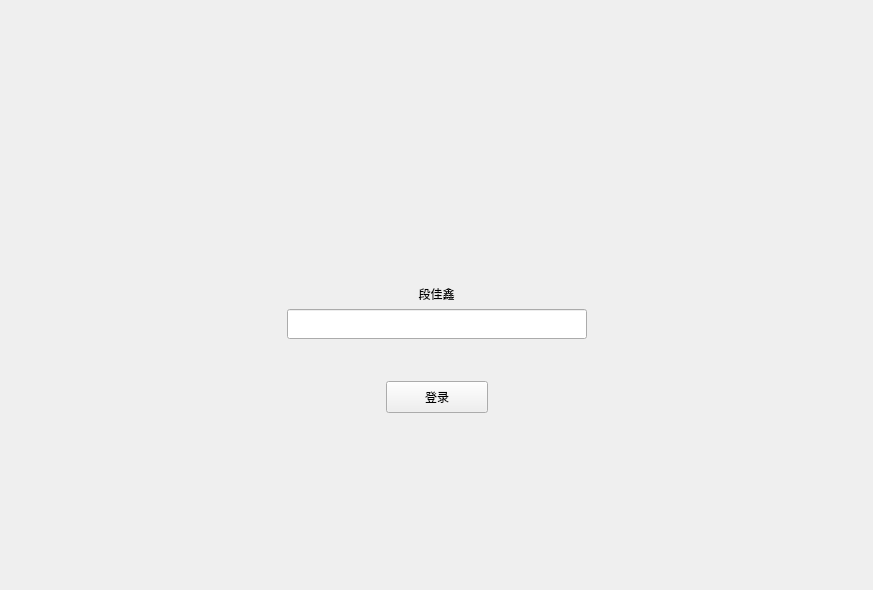
<?xml version="1.0" encoding="UTF-8"?>
<ui version="4.0">
 <class>form</class>
 <widget class="QWidget" name="form">
  <property name="geometry">
   <rect>
    <x>0</x>
    <y>0</y>
    <width>873</width>
    <height>590</height>
   </rect>
  </property>
  <property name="windowTitle">
   <string>Form</string>
  </property>
  <property name="styleSheet">
   <string notr="true">    QPushButton {
        min-width: 100px;
        min-height: 30px;
        max-width: 100px;
        max-height: 30;
    }</string>
  </property>
  <layout class="QVBoxLayout" name="verticalLayout_2">
   <item>
    <layout class="QVBoxLayout" name="verticalLayout" stretch="1,0,0,0,0,0,1">
     <item>
      <spacer name="verticalSpacer_2">
       <property name="orientation">
        <enum>Qt::Vertical</enum>
       </property>
       <property name="sizeHint" stdset="0">
        <size>
         <width>20</width>
         <height>40</height>
        </size>
       </property>
      </spacer>
     </item>
     <item>
      <layout class="QHBoxLayout" name="horizontalLayout_4">
       <item>
        <widget class="QLabel" name="label">
         <property name="sizePolicy">
          <sizepolicy hsizetype="Maximum" vsizetype="Maximum">
           <horstretch>0</horstretch>
           <verstretch>0</verstretch>
          </sizepolicy>
         </property>
         <property name="minimumSize">
          <size>
           <width>102</width>
           <height>102</height>
          </size>
         </property>
         <property name="text">
          <string/>
         </property>
         <property name="alignment">
          <set>Qt::AlignRight|Qt::AlignTrailing|Qt::AlignVCenter</set>
         </property>
        </widget>
       </item>
      </layout>
     </item>
     <item>
      <widget class="QLabel" name="label_2">
       <property name="text">
        <string>段佳鑫</string>
       </property>
       <property name="alignment">
        <set>Qt::AlignCenter</set>
       </property>
      </widget>
     </item>
     <item>
      <layout class="QHBoxLayout" name="horizontalLayout">
       <item>
        <spacer name="horizontalSpacer">
         <property name="orientation">
          <enum>Qt::Horizontal</enum>
         </property>
         <property name="sizeHint" stdset="0">
          <size>
           <width>40</width>
           <height>20</height>
          </size>
         </property>
        </spacer>
       </item>
       <item>
        <widget class="QLineEdit" name="password">
         <property name="sizePolicy">
          <sizepolicy hsizetype="Maximum" vsizetype="Maximum">
           <horstretch>0</horstretch>
           <verstretch>0</verstretch>
          </sizepolicy>
         </property>
         <property name="minimumSize">
          <size>
           <width>300</width>
           <height>30</height>
          </size>
         </property>
         <property name="baseSize">
          <size>
           <width>400</width>
           <height>30</height>
          </size>
         </property>
         <property name="text">
          <string comment="密码" extracomment="密码"/>
         </property>
         <property name="echoMode">
          <enum>QLineEdit::Password</enum>
         </property>
         <property name="alignment">
          <set>Qt::AlignCenter</set>
         </property>
         <property name="placeholderText">
          <string/>
         </property>
         <property name="cursorMoveStyle">
          <enum>Qt::LogicalMoveStyle</enum>
         </property>
         <property name="clearButtonEnabled">
          <bool>true</bool>
         </property>
        </widget>
       </item>
       <item>
        <spacer name="horizontalSpacer_2">
         <property name="orientation">
          <enum>Qt::Horizontal</enum>
         </property>
         <property name="sizeHint" stdset="0">
          <size>
           <width>40</width>
           <height>20</height>
          </size>
         </property>
        </spacer>
       </item>
      </layout>
     </item>
     <item>
      <layout class="QHBoxLayout" name="horizontalLayout_3">
       <item>
        <spacer name="verticalSpacer_3">
         <property name="orientation">
          <enum>Qt::Vertical</enum>
         </property>
         <property name="sizeHint" stdset="0">
          <size>
           <width>20</width>
           <height>30</height>
          </size>
         </property>
        </spacer>
       </item>
       <item>
        <widget class="QLabel" name="message">
         <property name="styleSheet">
          <string notr="true">color: red; </string>
         </property>
         <property name="text">
          <string/>
         </property>
         <property name="alignment">
          <set>Qt::AlignCenter</set>
         </property>
        </widget>
       </item>
       <item>
        <spacer name="verticalSpacer_4">
         <property name="orientation">
          <enum>Qt::Vertical</enum>
         </property>
         <property name="sizeHint" stdset="0">
          <size>
           <width>20</width>
           <height>30</height>
          </size>
         </property>
        </spacer>
       </item>
      </layout>
     </item>
     <item>
      <layout class="QHBoxLayout" name="horizontalLayout_2">
       <item>
        <spacer name="horizontalSpacer_3">
         <property name="orientation">
          <enum>Qt::Horizontal</enum>
         </property>
         <property name="sizeHint" stdset="0">
          <size>
           <width>40</width>
           <height>20</height>
          </size>
         </property>
        </spacer>
       </item>
       <item>
        <widget class="QPushButton" name="login">
         <property name="text">
          <string>登录</string>
         </property>
        </widget>
       </item>
       <item>
        <spacer name="horizontalSpacer_4">
         <property name="orientation">
          <enum>Qt::Horizontal</enum>
         </property>
         <property name="sizeHint" stdset="0">
          <size>
           <width>40</width>
           <height>20</height>
          </size>
         </property>
        </spacer>
       </item>
      </layout>
     </item>
     <item>
      <spacer name="verticalSpacer">
       <property name="orientation">
        <enum>Qt::Vertical</enum>
       </property>
       <property name="sizeHint" stdset="0">
        <size>
         <width>20</width>
         <height>40</height>
        </size>
       </property>
      </spacer>
     </item>
    </layout>
   </item>
  </layout>
 </widget>
 <resources/>
 <connections/>
</ui>
